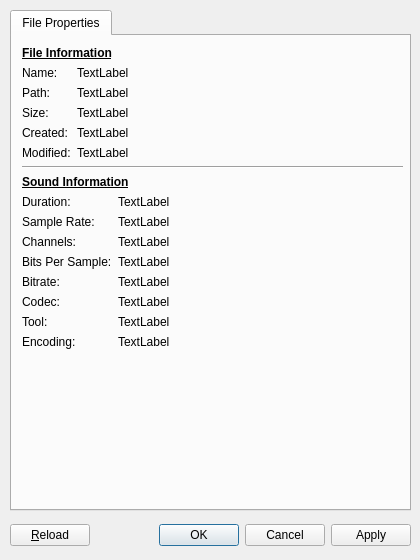
<ui version="4.0" >
 <class>FileProperties</class>
 <widget class="QWidget" name="FileProperties" >
  <property name="geometry" >
   <rect>
    <x>0</x>
    <y>0</y>
    <width>420</width>
    <height>560</height>
   </rect>
  </property>
  <property name="windowTitle" >
   <string>File Properties</string>
  </property>
  <widget class="QWidget" name="horizontalLayout" >
   <property name="geometry" >
    <rect>
     <x>10</x>
     <y>520</y>
     <width>401</width>
     <height>30</height>
    </rect>
   </property>
   <layout class="QHBoxLayout" >
    <property name="spacing" >
     <number>6</number>
    </property>
    <property name="leftMargin" >
     <number>0</number>
    </property>
    <property name="topMargin" >
     <number>0</number>
    </property>
    <property name="rightMargin" >
     <number>0</number>
    </property>
    <property name="bottomMargin" >
     <number>0</number>
    </property>
    <item>
     <widget class="QPushButton" name="ReloadButton" >
      <property name="text" >
       <string>&amp;Reload</string>
      </property>
     </widget>
    </item>
    <item>
     <widget class="QDialogButtonBox" name="ButtonBox" >
      <property name="orientation" >
       <enum>Qt::Horizontal</enum>
      </property>
      <property name="standardButtons" >
       <set>QDialogButtonBox::Apply|QDialogButtonBox::Cancel|QDialogButtonBox::Ok</set>
      </property>
     </widget>
    </item>
   </layout>
  </widget>
  <widget class="QTabWidget" name="PropertiesTabWidget" >
   <property name="geometry" >
    <rect>
     <x>10</x>
     <y>10</y>
     <width>401</width>
     <height>501</height>
    </rect>
   </property>
   <property name="currentIndex" >
    <number>0</number>
   </property>
   <widget class="QWidget" name="FilePropertiesTab" >
    <attribute name="title" >
     <string>File Properties</string>
    </attribute>
    <widget class="QWidget" name="verticalLayout" >
     <property name="geometry" >
      <rect>
       <x>10</x>
       <y>10</y>
       <width>381</width>
       <height>461</height>
      </rect>
     </property>
     <layout class="QVBoxLayout" >
      <property name="spacing" >
       <number>6</number>
      </property>
      <property name="leftMargin" >
       <number>0</number>
      </property>
      <property name="topMargin" >
       <number>0</number>
      </property>
      <property name="rightMargin" >
       <number>0</number>
      </property>
      <property name="bottomMargin" >
       <number>0</number>
      </property>
      <item>
       <widget class="QLabel" name="FileInformationLabel" >
        <property name="text" >
         <string>&lt;u>&lt;b>File Information&lt;/b>&lt;/u></string>
        </property>
       </widget>
      </item>
      <item>
       <layout class="QGridLayout" >
        <property name="leftMargin" >
         <number>0</number>
        </property>
        <property name="topMargin" >
         <number>0</number>
        </property>
        <property name="rightMargin" >
         <number>0</number>
        </property>
        <property name="bottomMargin" >
         <number>0</number>
        </property>
        <property name="horizontalSpacing" >
         <number>6</number>
        </property>
        <property name="verticalSpacing" >
         <number>6</number>
        </property>
        <item row="1" column="0" >
         <widget class="QLabel" name="PathLabel" >
          <property name="text" >
           <string>Path:</string>
          </property>
         </widget>
        </item>
        <item row="0" column="1" >
         <widget class="QLabel" name="Name" >
          <property name="sizePolicy" >
           <sizepolicy vsizetype="Preferred" hsizetype="Expanding" >
            <horstretch>0</horstretch>
            <verstretch>0</verstretch>
           </sizepolicy>
          </property>
          <property name="text" >
           <string>TextLabel</string>
          </property>
         </widget>
        </item>
        <item row="2" column="0" >
         <widget class="QLabel" name="SizeLabel" >
          <property name="text" >
           <string>Size:</string>
          </property>
         </widget>
        </item>
        <item row="3" column="0" >
         <widget class="QLabel" name="CreatedLabel" >
          <property name="text" >
           <string>Created:</string>
          </property>
         </widget>
        </item>
        <item row="1" column="1" >
         <widget class="QLabel" name="Path" >
          <property name="text" >
           <string>TextLabel</string>
          </property>
         </widget>
        </item>
        <item row="0" column="0" >
         <widget class="QLabel" name="NameLabel" >
          <property name="text" >
           <string>Name:</string>
          </property>
         </widget>
        </item>
        <item row="4" column="0" >
         <widget class="QLabel" name="ModifiedLabel" >
          <property name="text" >
           <string>Modified:</string>
          </property>
         </widget>
        </item>
        <item row="2" column="1" >
         <widget class="QLabel" name="Size" >
          <property name="text" >
           <string>TextLabel</string>
          </property>
         </widget>
        </item>
        <item row="3" column="1" >
         <widget class="QLabel" name="Created" >
          <property name="text" >
           <string>TextLabel</string>
          </property>
         </widget>
        </item>
        <item row="4" column="1" >
         <widget class="QLabel" name="Modified" >
          <property name="text" >
           <string>TextLabel</string>
          </property>
         </widget>
        </item>
       </layout>
      </item>
      <item>
       <widget class="Line" name="line" >
        <property name="orientation" >
         <enum>Qt::Horizontal</enum>
        </property>
       </widget>
      </item>
      <item>
       <widget class="QLabel" name="SoundInformationLabel" >
        <property name="text" >
         <string>&lt;u>&lt;b>Sound Information&lt;/b>&lt;/u></string>
        </property>
       </widget>
      </item>
      <item>
       <layout class="QGridLayout" >
        <property name="leftMargin" >
         <number>0</number>
        </property>
        <property name="topMargin" >
         <number>0</number>
        </property>
        <property name="rightMargin" >
         <number>0</number>
        </property>
        <property name="bottomMargin" >
         <number>0</number>
        </property>
        <property name="horizontalSpacing" >
         <number>6</number>
        </property>
        <property name="verticalSpacing" >
         <number>6</number>
        </property>
        <item row="0" column="1" >
         <widget class="QLabel" name="Duration" >
          <property name="sizePolicy" >
           <sizepolicy vsizetype="Preferred" hsizetype="Expanding" >
            <horstretch>0</horstretch>
            <verstretch>0</verstretch>
           </sizepolicy>
          </property>
          <property name="text" >
           <string>TextLabel</string>
          </property>
         </widget>
        </item>
        <item row="0" column="0" >
         <widget class="QLabel" name="DurationLabel" >
          <property name="text" >
           <string>Duration:</string>
          </property>
         </widget>
        </item>
        <item row="1" column="0" >
         <widget class="QLabel" name="SampleRateLabel" >
          <property name="text" >
           <string>Sample Rate:</string>
          </property>
         </widget>
        </item>
        <item row="1" column="1" >
         <widget class="QLabel" name="SampleRate" >
          <property name="text" >
           <string>TextLabel</string>
          </property>
         </widget>
        </item>
        <item row="3" column="0" >
         <widget class="QLabel" name="BitPerSampleLabel" >
          <property name="text" >
           <string>Bits Per Sample:</string>
          </property>
         </widget>
        </item>
        <item row="4" column="0" >
         <widget class="QLabel" name="BitrateLabel" >
          <property name="text" >
           <string>Bitrate:</string>
          </property>
         </widget>
        </item>
        <item row="5" column="0" >
         <widget class="QLabel" name="CodecLabel" >
          <property name="text" >
           <string>Codec:</string>
          </property>
         </widget>
        </item>
        <item row="6" column="0" >
         <widget class="QLabel" name="ToolLabel" >
          <property name="text" >
           <string>Tool:</string>
          </property>
         </widget>
        </item>
        <item row="2" column="0" >
         <widget class="QLabel" name="ChannelsLabel" >
          <property name="text" >
           <string>Channels:</string>
          </property>
         </widget>
        </item>
        <item row="7" column="0" >
         <widget class="QLabel" name="EncodingLabel" >
          <property name="text" >
           <string>Encoding:</string>
          </property>
         </widget>
        </item>
        <item row="2" column="1" >
         <widget class="QLabel" name="Channels" >
          <property name="text" >
           <string>TextLabel</string>
          </property>
         </widget>
        </item>
        <item row="3" column="1" >
         <widget class="QLabel" name="BitsPerSample" >
          <property name="text" >
           <string>TextLabel</string>
          </property>
         </widget>
        </item>
        <item row="4" column="1" >
         <widget class="QLabel" name="Bitrate" >
          <property name="text" >
           <string>TextLabel</string>
          </property>
         </widget>
        </item>
        <item row="5" column="1" >
         <widget class="QLabel" name="Codec" >
          <property name="text" >
           <string>TextLabel</string>
          </property>
         </widget>
        </item>
        <item row="6" column="1" >
         <widget class="QLabel" name="Tool" >
          <property name="text" >
           <string>TextLabel</string>
          </property>
         </widget>
        </item>
        <item row="7" column="1" >
         <widget class="QLabel" name="Encoding" >
          <property name="text" >
           <string>TextLabel</string>
          </property>
         </widget>
        </item>
       </layout>
      </item>
      <item>
       <spacer>
        <property name="orientation" >
         <enum>Qt::Vertical</enum>
        </property>
        <property name="sizeHint" >
         <size>
          <width>20</width>
          <height>40</height>
         </size>
        </property>
       </spacer>
      </item>
     </layout>
    </widget>
   </widget>
  </widget>
 </widget>
 <tabstops>
  <tabstop>PropertiesTabWidget</tabstop>
  <tabstop>ButtonBox</tabstop>
  <tabstop>ReloadButton</tabstop>
 </tabstops>
 <resources/>
 <connections/>
</ui>
